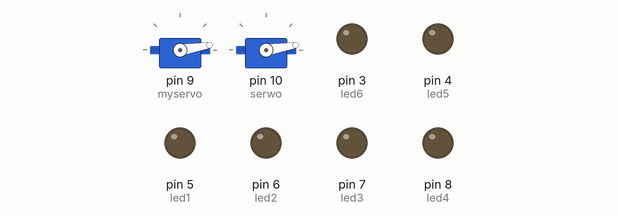
Recording of a sketch running on a simulated Arduino Uno, built with avr-gcc and run on an emulated ATmega328P. On the bench: 2 × servo, output pins drawn as LEDs (lit = HIGH).

Above: at 0.05 s.
At 0.2 s:
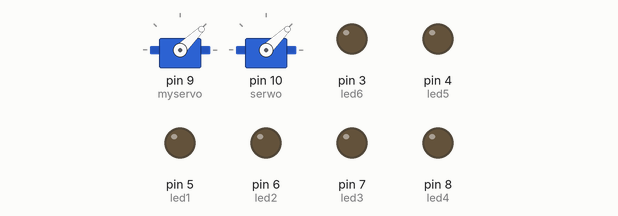
At 0.35 s:
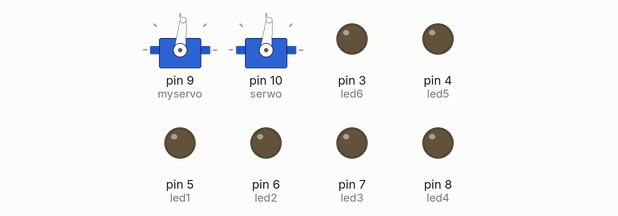
At 0.7 s:
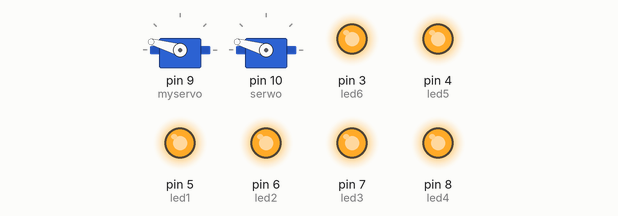
At 1.05 s:
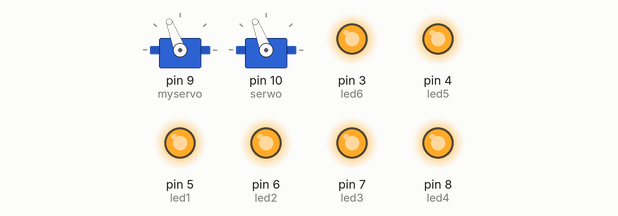
At 1.4 s:
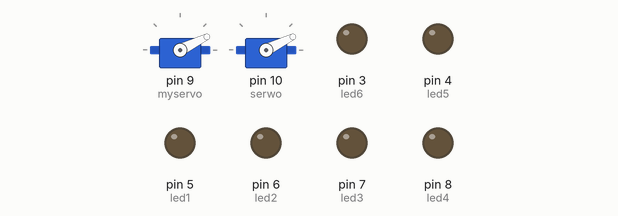
Timing chart, 0 to 3.4 s (numbered marks = the images above):
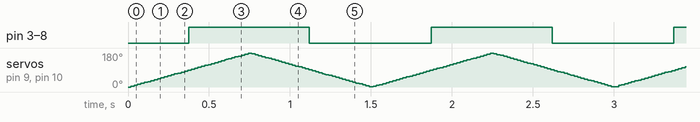

Measured:
- by itself, pin 3 (led6), pin 4 (led5), pin 5 (led1), pin 6 (led2), pin 7 (led3), pin 8 (led4): alternates HIGH for 0.75 s and LOW for 0.75 s

The sketch:

serce.ino
```cpp
// Controlling a servo position using a potentiometer (variable resistor)
// by Michal Rinott <http://people.interaction-ivrea.it/m.rinott>
//#include "Timer.h"
#include <Servo.h>
#define led1 5
#define led2 6
#define led3 7
#define led4 8
#define led5 4
#define led6 3
int interval=100;
unsigned long previousMillis=0;
Servo myservo;
Servo serwo;// create servo object to control a servo

int pos = 0;     // variable to read the value from the analog pin
  int k=0;
void setup()
{
  myservo.attach(9);
 serwo.attach(10);
 pinMode(led1,OUTPUT);
  pinMode(led2,OUTPUT);
   pinMode(led3,OUTPUT);
    pinMode(led4,OUTPUT);
    pinMode(led5,OUTPUT);
    pinMode(led6,OUTPUT);
      digitalWrite(led1, LOW);
      digitalWrite(led2,LOW);
     digitalWrite(led3, LOW);
    digitalWrite(led4, LOW);
     digitalWrite(led5, LOW);
    digitalWrite(led6, LOW);
//digitalWrite(8,HIGH); // attaches the servo on pin 9 to the servo object
}

void loop()
{
  unsigned long currentMillis = millis();
 for(pos = 0; pos < 180; pos += 1)  // goes from 0 degrees to 180 degrees
  {
      if (pos==90) {

       digitalWrite(led1, !digitalRead(led1));
      digitalWrite(led2, !digitalRead(led2));
     digitalWrite(led3, !digitalRead(led3));
    digitalWrite(led4, !digitalRead(led4));
  digitalWrite(led5, !digitalRead(led5));
    digitalWrite(led6, !digitalRead(led6));
   }
  k=180-pos;
     serwo.write(pos);     // in steps of 1 degree
    myservo.write(pos);              // tell servo to go to position in variable 'pos'
    delay(4);                       // waits 15ms for the servo to reach the position
  }
  for(pos = 180; pos>=0; pos-=1)     // goes from 180 degrees to 0 degrees
  {
        if (pos==90) {
       digitalWrite(led1, !digitalRead(led1));
      digitalWrite(led2, !digitalRead(led2));
     digitalWrite(led3, !digitalRead(led3));
    digitalWrite(led4, !digitalRead(led4));
    digitalWrite(led5, !digitalRead(led5));
    digitalWrite(led6, !digitalRead(led6));
   }
  k=180-pos;
     serwo.write(pos);
    myservo.write(pos);              // tell servo to go to position in variable 'pos'
    delay(4);
  }    // waits for the servo to get there
}
```
